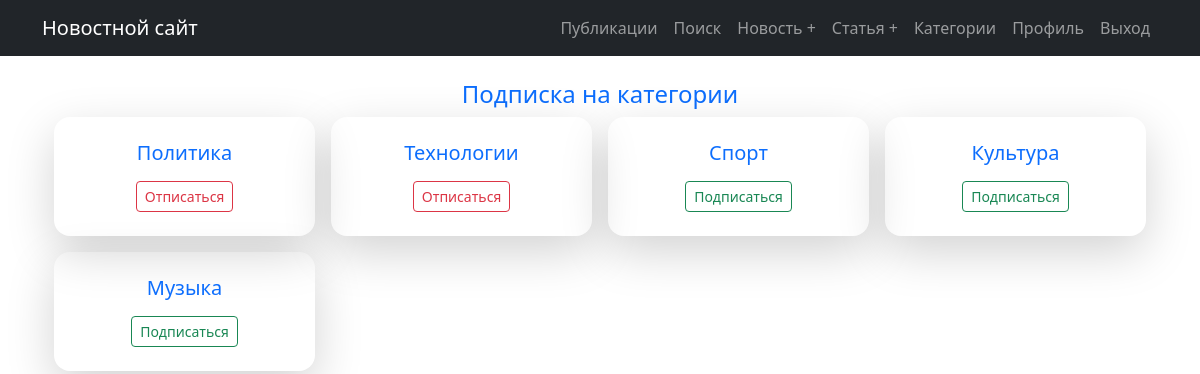
/post/categories/ (signed in), run on the app's committed database.
### NewsPortal/models.py (models this page shows, shortened)
class Category(models.Model):
    name_category = models.CharField(max_length=255, unique=True)
    subscribers = models.ManyToManyField(User, related_name='categories')

### NewsPortal/views.py (the view)
# urls.py: path('categories/', CategoryListView.as_view(), name="category_list"),
class CategoryListView(LoginRequiredMixin, ListView):
    model = Category
    template_name = 'category_list.html'
    context_object_name = 'categories'

### templates/category_list.html (shortened to what this page needs)
{% extends 'flatpages/default.html' %}
{% block content %}
    <div class="container mt-4">
        <h4 class="text-primary">Подписка на категории</h4>
        <div class="row g-3">
            {% for category in categories %}
                <div class="col-12 col-sm-6 col-md-4 col-lg-3">
                    <div class="shadow-lg border-0 rounded-4 p-4 text-center h-100">
                        <h5 class="text-primary">{{ category.name_category }}</h5>
                        {% if user in category.subscribers.all %}
                            <a href="{% url 'unsubscribe' category.id %}" class="btn btn-outline-danger btn-sm mt-2">Отписаться</a>
                        {% else %}
                            <a href="{% url 'subscribe' category.id %}" class="btn btn-outline-success btn-sm mt-2">Подписаться</a>
                        {% endif %}
                    </div>
                </div>
            {% endfor %}
        </div>
    </div>
{% endblock content %}

### data on the page
Category: name_category "Политика", shows "Отписаться"
Category: name_category "Технологии", shows "Отписаться"
Category: name_category "Спорт", shows "Подписаться"
Category: name_category "Культура", shows "Подписаться"
Category: name_category "Музыка", shows "Подписаться"
